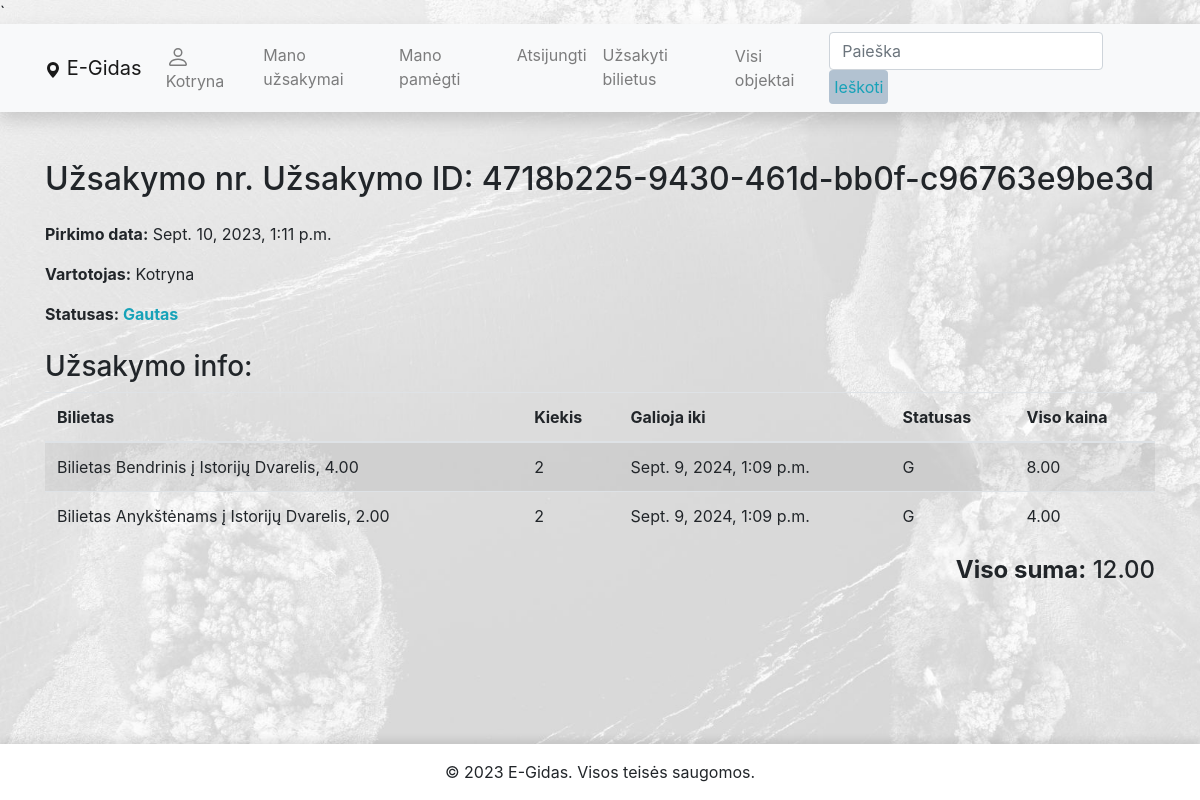
/egidas/uzsakymai/4718b225-9430-461d-bb0f-c96763e9be3d/ (signed in), run on the app's committed database.
### egidas/models.py (models this page shows, shortened)
class Order(models.Model):
    id = models.UUIDField(primary_key=True, default=uuid.uuid4, editable=False)
    purchase_date = models.DateTimeField('Pirkimo data', auto_now_add=True)
    user = models.ForeignKey(User, related_name='orders', on_delete=models.CASCADE)
    ORDER_STATUS = (
        ('Gautas', 'Gautas'),
        ('Ivykdytas', 'Ivykdytas'),
        ('Atšauktas', 'Atšauktas'),
        ('Laukiama apmokėjimo', 'Laukiama apmokėjimo')
    )
    status = models.CharField(
        max_length=50,
        choices=ORDER_STATUS,
        blank=True,
        default='Gautas',
        help_text='Užsakymo statusas'
    )
    def get_total_sum(self):
        total = 0
        for item in self.order_items.all():
            total += item.get_total_price
        return total
    class Meta:
        ordering = ['purchase_date']
        verbose_name = 'Užsalymas'
        verbose_name_plural = 'užsakymai'

class OrderItem(models.Model):
    id = models.UUIDField(primary_key=True, default=uuid.uuid4, editable=False)
    order = models.ForeignKey(Order, related_name='order_items', on_delete=models.CASCADE, null=True, blank=True)
    ticket = models.ForeignKey(Ticket, related_name='order_items', on_delete=models.CASCADE, null=True,
                               blank=True)
    quantity = models.PositiveIntegerField("Kiekis", default=1)
    due_to = models.DateTimeField('Galojimas iki', default=datetime.now() + timedelta(days=365), null=True, blank=True)
    STATUS = [
        ('G', 'Galiojantis'),
        ('P', 'Panaudotas'),
        ('N', 'Nebegalioja'),
        ('A', 'Atšauktas'),
    ]
    status = models.CharField(
        max_length=1,
        choices=STATUS,
        default='G',
    )
    @property
    def get_total_price(self):
        return self.quantity * self.ticket.price if self.ticket and self.ticket.price else 0
    class Meta:
        ordering = ['due_to']
        verbose_name = 'Užsakymo eilutė'
        verbose_name_plural = 'Užsakymo eilutės'

class Ticket(models.Model):
    place = models.ForeignKey(Place, related_name='tickets', on_delete=models.CASCADE)
    price = models.DecimalField(max_digits=9, decimal_places=2)
    service = models.CharField('Paslaugos pavadinimas', max_length=255, null=True, blank=True)
    TYPE = (
        ('Suaugusiam', 'Suaugusiems'),
        ('Vaikams', 'Vaikams'),
        ('Pens/Neįg', 'Neįgaliems ir pencininkams'),
        ('Bendrinis', 'Bendrinis'),
        ('Anykštėnams', 'Anykštėnams'),
        ('Stud/Moksl', 'Moksleiviams ir studentams')
    )
    type = models.CharField(
        max_length=50,
        choices=TYPE,
        blank=True,
        default='Bendrinis',
        help_text='Bilieto tipas'
    )
    def __str__(self):
        return f"Bilietas {self.type} į {self.place.title}, {self.price}"
    class Meta:
        verbose_name = 'Bilietas'
        verbose_name_plural = 'Bilietai'

class Place(models.Model):
    title = models.CharField('Pavadinimas', max_length=200)
    address = models.CharField("Adresas", max_length=200, null=True, blank=True)
    latitude = models.FloatField("Platuma", null=True, blank=True)
    longitude = models.FloatField("Ilguma", null=True, blank=True)
    description = HTMLField("Apie")
    working_hours = models.CharField('Darbo valandos', max_length=255, null=True, blank=True)
    tel = models.CharField('Telefono numeris', max_length=20)
    website = models.URLField('Svetainė', max_length=200, null=True, blank=True)
    subcategories = models.ManyToManyField(Subcategory, related_name='places', help_text='Priskirkite subkategorijas')
    cover = models.ImageField("Nuotrauka", upload_to="covers", null=True, blank=True)
    class Meta:
        verbose_name = 'Objektas'
        verbose_name_plural = 'Objektai'

### egidas/views.py (the view, shortened to what this page needs)
# urls.py: path('uzsakymai/<uuid:pk>/', views.OrderDetailView.as_view(), name='order-detail'),
class OrderDetailView(LoginRequiredMixin, generic.DetailView):
    model = Order
    context_object_name = 'order'
    template_name = 'user_order_detail.html'

### egidas/templates/user_order_detail.html
{% extends "base.html" %}
{% block content %}
    <div class="content-section">
        <h2 class="text-left mb-4">Užsakymo nr. Užsakymo ID: {{ order.id }}</h2>
        <p><strong>Pirkimo data:</strong> {{ order.purchase_date }}</p>
        <p><strong>Vartotojas:</strong> {{ order.user }}</p>
        <p>
            <strong>Statusas:
            <span class="{% if order.status == 'Ivykdytas' %}text-success
                        {% elif order.status == 'Gautas' %}text-info
                        {% elif order.status == 'Atšauktas' %}text-danger
                        {% elif order.status == 'Laukiama apmokėjimo' %}text-secondary{% endif %}">
            {{ order.status }}
            </span>
            </strong>
        </p>
        <h3 class="mt-4">Užsakymo info:</h3>
        <table class="table table-striped">
            <thead>
                <tr>
                    <th>Bilietas</th>
                    <th>Kiekis</th>
                    <th>Galioja iki</th>
                    <th>Statusas</th>
                    <th>Viso kaina</th>
                </tr>
            </thead>
            <tbody>
                {% for item in order.order_items.all %}
                    <tr>
                        <td>{{ item.ticket }}</td>
                        <td>{{ item.quantity }}</td>
                        <td>{{ item.due_to }}</td>
                        <td><span class="status-{{ item.status|lower }}">{{ item.status }}</span></td>
                        <td>{{ item.get_total_price }}</td>
                    </tr>
                {% endfor %}
            </tbody>
        </table>
        <h4 class="text-right mb-4"><strong>Viso suma:</strong> {{ order.get_total_sum }}</h4>
    </div>
{% endblock %}

### egidas/templates/base.html (shortened to what this page needs)
<!DOCTYPE html>
<html lang="en">
<head>
    <link rel="stylesheet" href="https://unpkg.com/leaflet@1.7.1/dist/leaflet.css" />
    <link
            rel="stylesheet"
            href="https://stackpath.bootstrapcdn.com/bootstrap/4.1.3/css/bootstrap.min.css"
    />
    <link
            rel="stylesheet"
            href="https://cdnjs.cloudflare.com/ajax/libs/font-awesome/4.7.0/css/font-awesome.min.css"
    />
    <link   href="https://maxcdn.bootstrapcdn.com/bootstrap/4.5.2/css/bootstrap.min.css"
            rel="stylesheet"
    />
    <link   rel="stylesheet"
            href="https://cdnjs.cloudflare.com/ajax/libs/font-awesome/6.0.0-beta3/css/all.min.css"
    />
    {% load static %}
    <link rel="stylesheet" href="{% static 'css/styles.css' %}"/>
</head>
<body class="d-flex flex-column">
<div id="content-wrapper" class="flex-grow-1">
    <nav
            class="navbar navbar-expand-lg navbar-light bg-light static-top mb-5 shadow">
        <div class="container">
            <a class="navbar-brand" href="{% url 'index' %}">
                <svg xmlns="http://www.w3.org/2000/svg" width="16" height="16" fill="currentColor"
                     class="bi bi-geo-alt-fill" viewBox="0 0 16 16">
                    <path d="M8 16s6-5.686 6-10A6 6 0 0 0 2 6c0 4.314 6 10 6 10zm0-7a3 3 0 1 1 0-6 3 3 0 0 1 0 6z"/>
                </svg>
                E-Gidas</a
            >
            <div class="collapse navbar-collapse" id="navbarResponsive">
                <ul class="navbar-nav">
                    {% if user.is_authenticated %}
                    <li class="nav-item"><a class="nav-link" href="{% url 'profile' %}">
                        {{ user.get_username }}</a></li>
                    <li class="nav-item"><a class="nav-link" href="{% url 'my-orders' %}">Mano užsakymai</a></li>
                    <li class="nav-item"><a class="nav-link" href="{% url 'favourites' %}">Mano pamėgti</a></li>
                    <li class="nav-item"><a class="nav-link" href="{% url 'logout' %}">Atsijungti</a></li>
                    <li class="nav-item"><a class="nav-link" href="{% url 'my-new-order' %}">Užsakyti bilietus</a></li>
                    {% else %}
                    <li class="nav-item"><a class="nav-link" href="{% url 'login' %}?next={{ request.path }}">Prisijungti</a></li>
                    <li class="nav-item"><a class="nav-link" href="{% url 'register' %}">Registruotis</a></li>
                    {% endif %}
                </ul>
                <ul  class="navbar-nav ml-auto">
                    <li class="nav-item"><a class="nav-link" href="{% url 'place-list' %}">Visi objektai</a></li>
                </ul>
                <form
                        class="form-inline"
                        action="{% url 'search' %}"
                        method="get"
                >
                    <input
                            class="form-control mr-sm-2"
                            type="search"
                            placeholder="Paieška"
                            aria-label="Search"
                            name="search_text"
                    />
                    <button class="btn btn-outline-info my-2 my-sm-0" type="submit">
                        Ieškoti
                    </button>
                </form>
            </div>
        </div>
    </nav>
    <div class="container">
        {% block content %}{% endblock %}
    </div>
    <footer class="bg-light text-center text-lg-start mt-auto my-top-shadow">
        <div class="text-center p-3" style="background-color: #fff;">
            © 2023 E-Gidas. Visos teisės saugomos.
        </div>
    </footer>
</div>
</body>
</html>

### egidas/static/css/styles.css (style rules this page uses)
body { background-image: url('/static/img/anyksciai.jpg'); background-size: cover; background-attachment: fixed; display: flex; flex-direction: column; min-height: 100vh; }
#content-wrapper { flex-grow: 1; display: flex; flex-direction: column; }
footer { flex-shrink: 0; position: relative; width: 100%; }
.my-top-shadow { box-shadow: 0px -4px 8px rgba(0, 0, 0, 0.1); }
.btn { padding: 5px; background-color: #b2c2d1; border: 2px; cursor: pointer; }

### data on the page
Order: id "4718b225-9430-461d-bb0f-c96763e9be3d", purchase_date "Sept. 10, 2023, 1:11 p.m.", user "Kotryna", status "Gautas", get_total_sum "12.00"
OrderItem: ticket "Bilietas Bendrinis į Istorijų Dvarelis, 4.00", quantity "2", due_to "Sept. 9, 2024, 1:09 p.m.", status "G", get_total_price "8.00"
OrderItem: ticket "Bilietas Anykštėnams į Istorijų Dvarelis, 2.00", quantity "2", due_to "Sept. 9, 2024, 1:09 p.m.", status "G", get_total_price "4.00"

### other printed values
{{ user.get_username }} "Kotryna"
